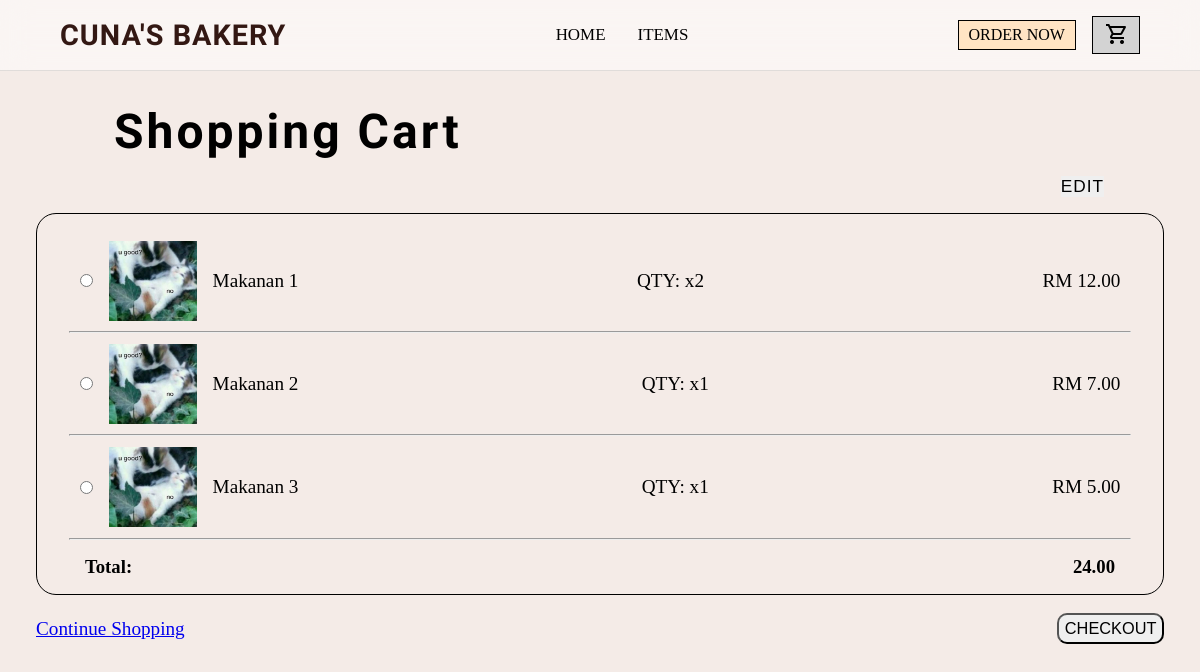
Page /cart.php (signed in) on the earlier database version.
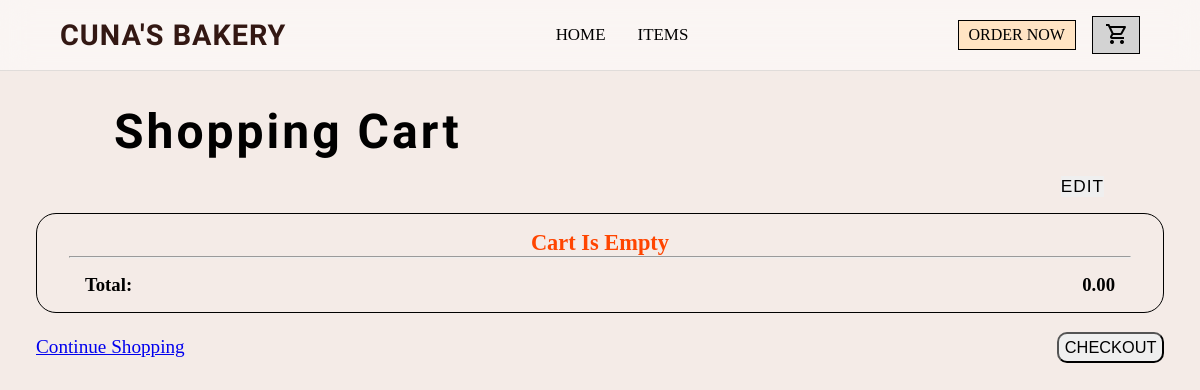
Same page on the later database version.
### tables this page shows
CREATE TABLE `cart` (
  `cartID` int(11) NOT NULL,
  `userID` int(11) NOT NULL,
  `productID` int(11) NOT NULL,
  `quantity` int(11) NOT NULL DEFAULT 1
);

CREATE TABLE `products` (
  `productID` int(11) NOT NULL,
  `name` varchar(100) NOT NULL,
  `description` text DEFAULT NULL,
  `price` decimal(10,2) NOT NULL,
  `image` varchar(555) NOT NULL,
  `is_active` tinyint(1) NOT NULL DEFAULT 1
);

### cart.php (the view, shortened to what this page needs)
<?php
include 'connect.php';
$userID = $_SESSION['userID'];
$stmt = $conn->prepare("SELECT cart.productID, cart.quantity, products.name, products.price
                                FROM cart
                                INNER JOIN products
                                    ON cart.productID = products.productID
                                WHERE cart.userID = ?
                                ORDER BY cart.productID");
$stmt->bind_param("i", $userID);
$stmt->execute();
$result = $stmt->get_result();
$total = 0;
?>
<!DOCTYPE html>
<html lang="en">
<head>
    <link rel="stylesheet" href="style.css">
</head>
<body>
    <nav>
        <div class="logo">
            <a href="index.php">CUNA'S BAKERY</a>
        </div>
        <ul class="links">
            <li><a href="index.php">HOME</a></li>
            <li><a href="items.php">ITEMS</a></li>
        </ul>
        <div class="btns">
            <a href="items.php" class="order-now-btn">ORDER NOW</a>
            <a href="cart.php" class="cart-btn"><span class="material-symbols-outlined">shopping_cart</span></a>
        </div>
    </nav>
    <main>
        <div class="header">
            <h1>Shopping Cart</h1>
        </div>
        <form action="cart_edit.php" method="GET">
            <div class="edit-btns">
                <button type="submit" class="edit-btn">EDIT</button>
            </div>
            <div class="cart-container">
                <?php
                if (mysqli_num_rows($result) > 0) {
                    while ($product  = $result->fetch_assoc()) {
                        $subtotal = $product['price'] * $product['quantity'];
                        $total += $subtotal; ?>
                        <div class="cart-items">
                            <div class="first-childe">
                                <input type="radio" name="productID" value="<?= $product['productID'] ?>">
                                <img src="uploads/u good.jpg">
                                <p><?= htmlspecialchars($product['name']); ?></p>
                            </div>
                            <p>QTY: x<?= $product['quantity']; ?> </p>
                            <p>RM <?= number_format($subtotal, 2); ?> </p>
                        </div>
                        <hr>
                <?php }
                } else {
                    echo "<div class='cart-empty'><p>Cart Is Empty</p></div><hr>";
                } ?>
                <div class="total-price">
                    <h3>Total:</h3>
                    <h3><?= number_format($total, 2); ?> </h3>
                </div>
            </div>
        </form>
        <div class="down-btns">
            <a href="items.php" class="cont-btn">Continue Shopping</a><br><br>
            <form method="POST" action="checkout.php" onsubmit="return confirm('Place in Order?')">
                <button type="submit" name="checkout" class="checkout-btn">CHECKOUT</button>
            </form>
        </div>
    </main>
</body>
</html>

### style.css (style rules this page uses)
* { margin: 0; padding: 0; box-sizing: border-box; }
html, body { width: 100%; max-width: 100%; overflow-x: hidden; }
body { background-color: #F4EBE7; }
nav { width: 100%; padding: 1rem 5%; background: rgba(255, 255, 255, 0.5); border-bottom: 1px solid rgba(0, 0, 0, 0.1); backdrop-filter: blur(15px); display: flex; align-items: center; justify-content: space-between; }
.logo a { list-style: none; text-decoration: none; font-family: chewy; font-size: 1.8rem; font-weight: 700; letter-spacing: 1px; color: #331813; }
.links { list-style: none; padding: 0; display: flex; gap: 2rem; align-items: center; }
.links li a { text-decoration: none; display: block; padding: 8px 0; height: 100%; font-size: 1.06rem; font-weight: 500; color: black; }
.btns { display: flex; align-items: center; gap: 1rem; }
.btns a { color: black; text-decoration: none; }
.order-now-btn { padding: 5px 10px; border: 1px solid black; background-color: bisque; }
.cart-btn { padding: 5px 10px 3px 12px; background-color: lightgray; border: 1px solid black; }
.header { display: flex; align-items: center; padding: 1rem 5%; justify-content: space-between; }
.header h1 { padding: 1rem 5%; padding-bottom: unset; font-family: chewy; font-size: 3rem; font-weight: 700; letter-spacing: 3px; }
.edit-btns { text-align: end; margin-right: 8%; margin-bottom: 1rem; }
.edit-btn { border: none; cursor: pointer; font-size: 1.08rem; letter-spacing: 1px; }
.cart-empty { text-align: center; color: orangered; font-size: 1.4rem; font-weight: 600; }
.cart-container { border: 1px solid black; border-radius: 20px; margin: 0 3%; padding: 1rem 2rem; align-items: center; }
.total-price { display: flex; justify-content: space-between; margin: 1rem; margin-bottom: unset; }
.down-btns { display: flex; align-items: center; justify-content: space-between; margin: 1rem 3%; }
.cont-btn { font-size: 1.2rem; cursor: pointer; transition: color 0.3 ease; }
.checkout-btn { font-size: 1.02rem; padding: 0.25rem .35rem; border-radius: 10px; cursor: pointer; transition: transform 0.3s ease; }
.cart-items { display: flex; align-items: center; justify-content: space-between; text-align: center; margin: 1%; }
.first-childe { display: flex; align-items: center; gap: clamp(0rem, 1rem, 2rem); }
.cart-items img { height: 80px; }
.cart-items p { font-size: 1.2rem; }

Differences in the rows shown:
removed cart: productID.name "Makanan 1", quantity "2", subtotal "12.00"
removed cart: productID.name "Makanan 2", quantity "1", productID.price "7.00"
removed cart: productID.name "Makanan 3", quantity "1", productID.price "5.00"
Other differences:
$total: "24.00" → "0.00"
text now shown: "Cart Is Empty"
